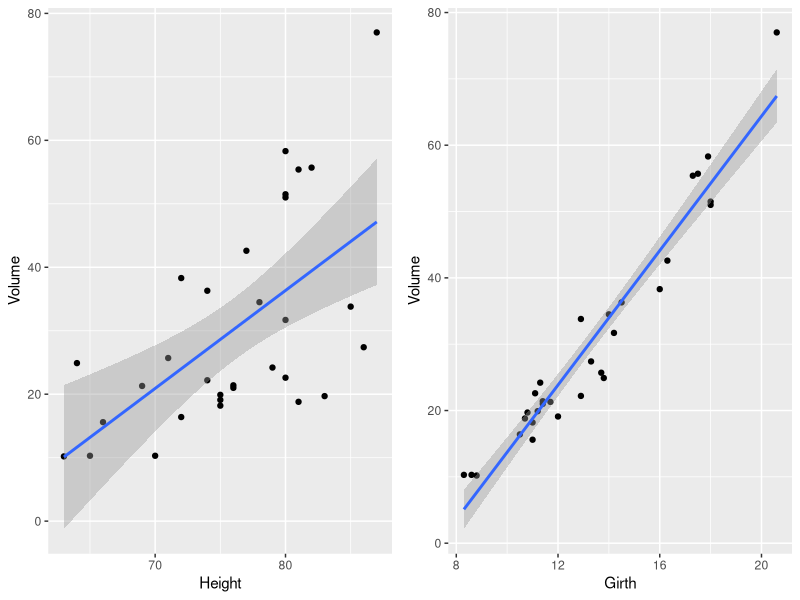

This figure's R source:
## ---- chunk 1
# Some R preliminaries
require(ggplot2)
require(gridExtra)
data(trees)

fit.height <- lm(Volume ~ Height, data=trees)
fit.girth <- lm(Volume ~ Girth, data=trees)
## ---- chunk 2

p <- ggplot(trees) + geom_point()

p1 <- p + aes(Height, Volume) + geom_smooth(method="lm")
p2 <- p + aes(Girth, Volume) + geom_smooth(method="lm") 

grid.arrange(p1, p2, ncol=2)
